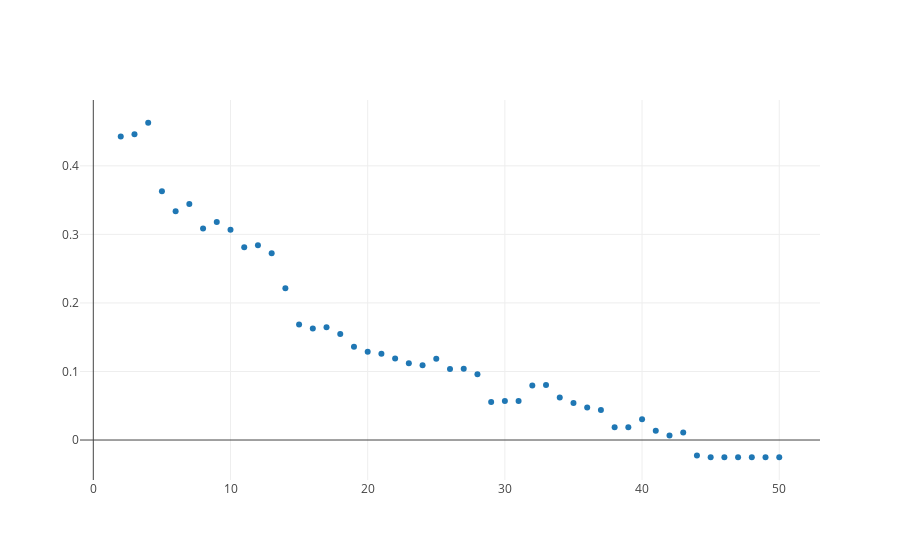

The code cell stored with this chart in its notebook:
### Code cell
from graph import trace_values, plot
trace_1 = trace_values(wrapped_scores[:, 0], wrapped_scores[:, 1])
plot([trace_1])
